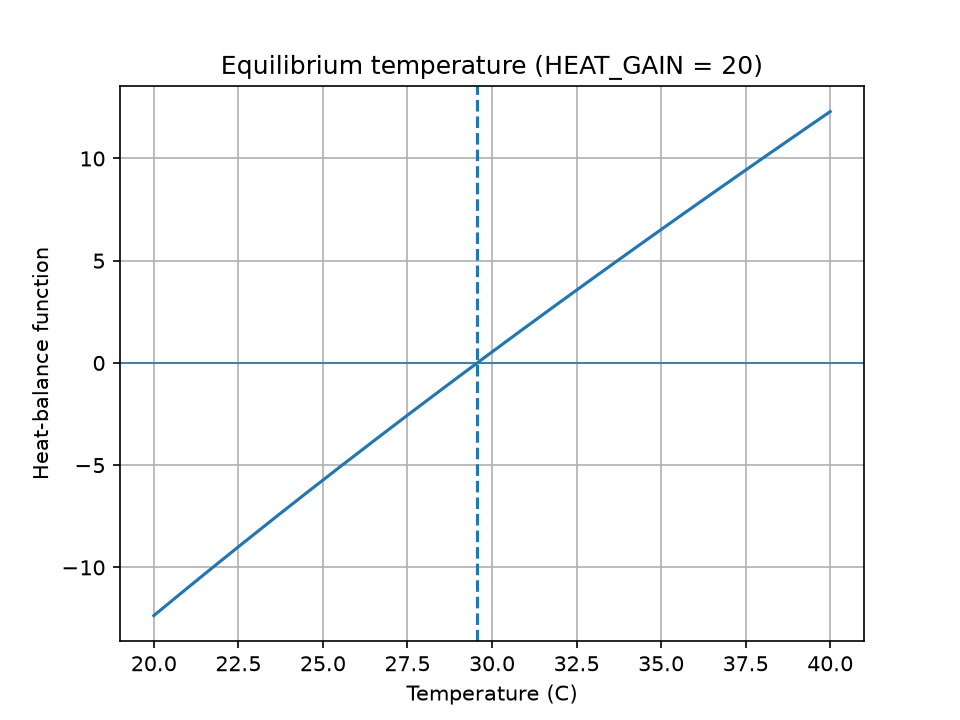

The script that saved this image:
from pathlib import Path

import numpy as np
from scipy.optimize import root_scalar
import matplotlib.pyplot as plt

# ---- THE ONE CHANGED PARAMETER -------------------------------------------
# Original program used HEAT_GAIN = 10. Here it is doubled to 20.
HEAT_GAIN = 20
# --------------------------------------------------------------------------

# Heat-balance model:
# f(T) = 0 means heat gain equals heat loss.
def heat_balance(T):
    return T - 25 - HEAT_GAIN*np.exp(-T/20)

# Bisection: bracket a sign change
solution = root_scalar(
    heat_balance,
    bracket=[20, 40],
    method="bisect",
    xtol=1e-10
)

# Fixed-point form:
# T = 25 + HEAT_GAIN*exp(-T/20)
def g(T):
    return 25 + HEAT_GAIN*np.exp(-T/20)

T = 30.0
history = [T]
for _ in range(100):
    T_new = g(T)
    history.append(T_new)
    if abs(T_new - T) < 1e-10:
        break
    T = T_new

print(f"Bisection equilibrium temperature: {solution.root:.6f} C")
print(f"Fixed-point equilibrium temperature: {history[-1]:.6f} C")
print("Fixed-point iterations:", len(history) - 1)

temps = np.linspace(20, 40, 300)
plt.plot(temps, heat_balance(temps))
plt.axhline(0, linewidth=0.8)
plt.axvline(solution.root, linestyle="--")
plt.xlabel("Temperature (C)")
plt.ylabel("Heat-balance function")
plt.title(f"Equilibrium temperature (HEAT_GAIN = {HEAT_GAIN})")
plt.grid(True)
plt.savefig(Path(__file__).with_name("Task_10_modified_parameter.png"), dpi=150)
plt.show()
